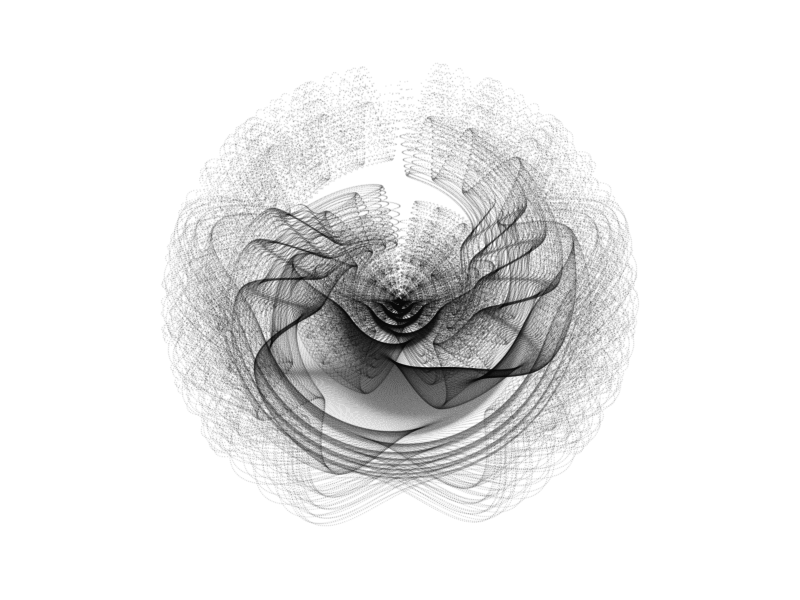
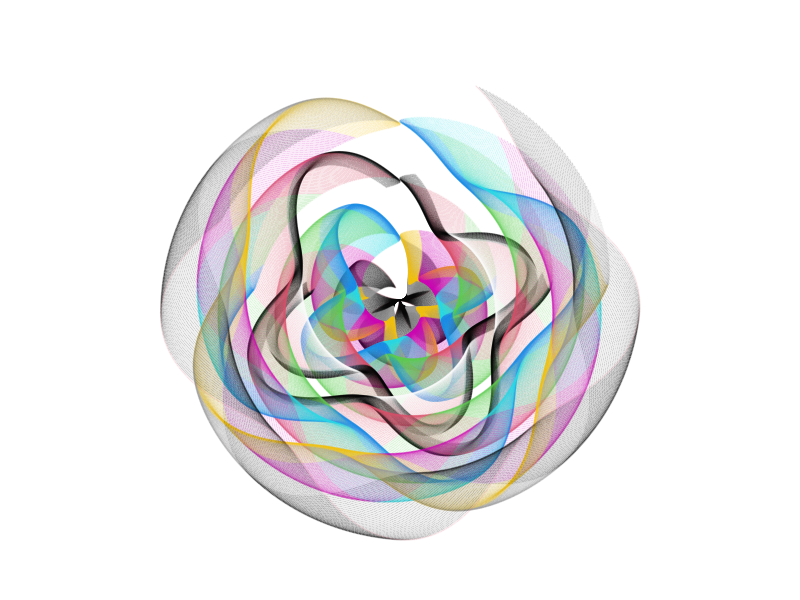
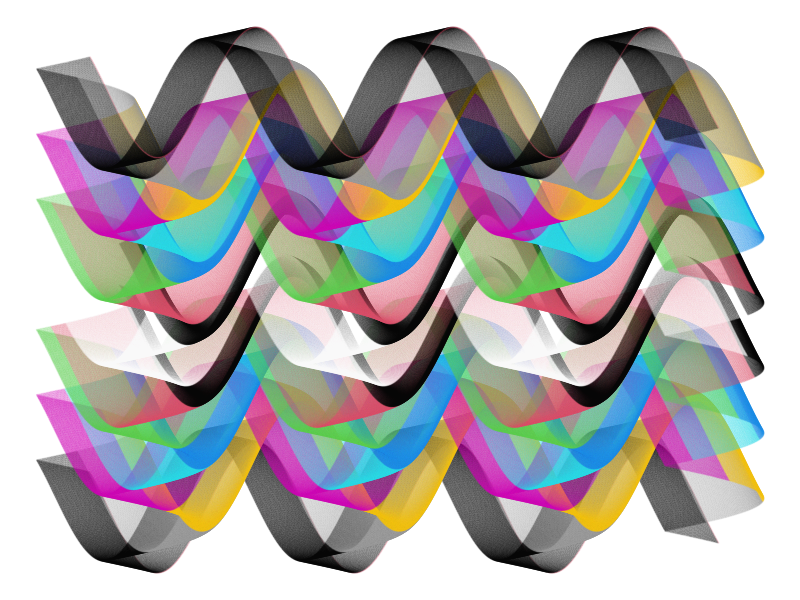

Here is the R script that generated these plots, in order: (Note: a time limit stopped this script after it produced the figures.)
library(magrittr)
library(ggplot2)

# Plot 1
seq(-3, 3, by = .01) %>%
  expand.grid(x = ., y = .) %>%
  ggplot(aes(x = (1 - x - sin(y^3)), 
             y = (1 + y - cos(x^3)))) +
  geom_point(alpha=.05, shape=19, size=0)+
  theme_void()+
  coord_polar()

# Plot 2
dat <- 
  seq(from = -10, to = 10, by = 0.025) %>% 
  expand.grid(x = ., y = .)

ggplot(dat, 
       aes(x = (x + pi * sin(y)), 
           y = (y + pi * sin(x)))) + 
  geom_point(inherit.aes = TRUE, 
             alpha = .08, 
             shape = 20, 
             size = 0, 
             color = factor(abs(dat$y))) + 
  theme_void() +
  coord_polar()

# Plot 3
dat <- 
  seq(from = -10, to = 10, by = 0.01) %>% 
  expand.grid(x = ., y = .)

ggplot(
  dat,
  aes(
    x = (x + abs(pi * sin(y))), 
    y = (y + pi * sin(x))
  )
) + 
  geom_point(
    alpha = .08, 
    shape = 20, 
    size = 0, 
    color = factor(abs(dat$y))) + 
  theme_void()

# Plot 4 
dat <- 
  seq(from = -10, to = 10, by = 0.025) %>% 
  expand.grid(x = ., y = .)

ggplot(dat, 
       aes(x = (x + sinh(y)), 
           y = (y + cosh(x)))) + 
  geom_point(inherit.aes = TRUE, 
             alpha = .08, 
             shape = 20, 
             size = 0, 
             color = factor(abs(dat$y))) + 
  theme_void()
